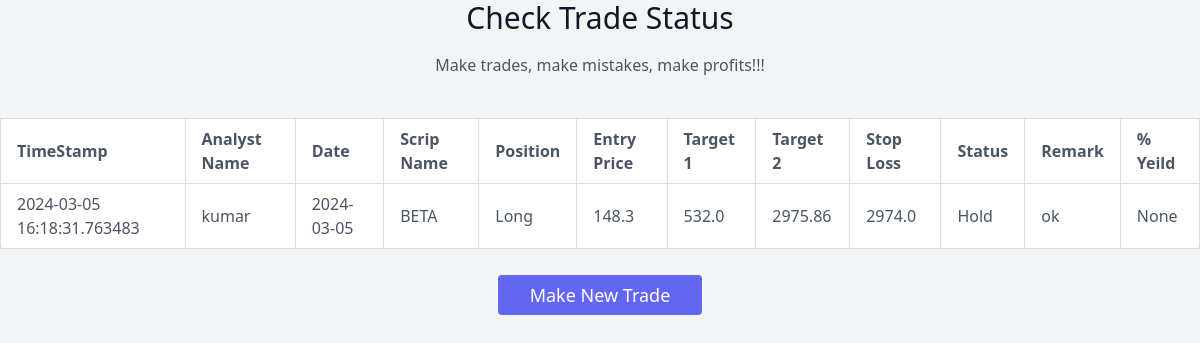
The app's page /trades (signed in) with its own data.
### models/models.py (models this page shows, shortened)
class CallBook(db.Model):
    __tablename__ = 'CallBook'
    id = db.Column(db.Integer, primary_key=True)
    TimeStamp = db.Column(db.TIMESTAMP, nullable=False)
    AnalystName = db.Column(db.String(50), nullable=False)
    Date = db.Column(db.Date, nullable=False)
    ScripName = db.Column(db.String(50), nullable=False)
    Position = db.Column(db.String(10), nullable=False)
    EntryPrice = db.Column(db.Float, nullable=False)
    Target1 = db.Column(db.Float, nullable=False)
    Target2 = db.Column(db.Float, nullable=False)
    StopLoss = db.Column(db.Float, nullable=False)
    Status = db.Column(db.String(50), nullable=False)
    GainLoss = db.Column(db.Float, nullable=True)
    Remark = db.Column(db.String(255), nullable=True)
    scrip_Code = db.Column(db.Integer, nullable=False)
    user_id = db.Column(db.Integer, db.ForeignKey('user.id'), nullable=False)
    user = db.relationship('User', backref='trades', lazy=True)

### app.py (the view)
@app.route('/trades')
def trades():
    user_id = session.get('user_id')
    if user_id is None:
        return redirect(url_for('login'))
    user = User.query.filter_by(id=user_id).first()
    decrypt_data_username = decrypt_data(user.username)
    if decrypt_data_username == 'admin':
        user_trades = CallBook.query.all()
        api_key = "7bysRZCyXtO7xy9uxk9EtZbNMa2sH6qr"
        secret_key = "BiR30xFE5S4XC9rT0aQcz1ZdAg3CyyBz"
        request_token = request.args.get('request_token')
        espressoApi = EspressoConnect(api_key)
        sessionEspresso = espressoApi.generate_session(request_token, secret_key)
        access_token = espressoApi.get_access_token(api_key, sessionEspresso)
        access_token = json.loads(access_token)
        token = access_token["data"]["token"]
        access_token_entry = AccessToken(accesstoken=token, TimeStamp=datetime.now())
        db.session.add(access_token_entry)
        db.session.commit()
        return render_template('trades.html',user_trades=user_trades)
    else:
        user_trades = CallBook.query.filter_by(user_id=user_id).all()
    return render_template('trades.html', user_trades=user_trades)

### encrypt.py (called while the page is built)
    def decrypt_data(encrypted_data):
        decrypted_data = cipher_suite.decrypt(encrypted_data).decode()
        return decrypted_data

### templates/trades.html (shortened to what this page needs)
<!DOCTYPE html>
<html lang="en">
<head>
    <link rel="stylesheet" href="{{ url_for('static', filename='css/trades.css') }}">
    <link href="https://unpkg.com/tailwindcss@^2.0/dist/tailwind.min.css" rel="stylesheet">
</head>
<body class="bg-gray-100">
    <section class="text-gray-600 body-font">
        <div class="text-center mb-10 px-4 md:px-0">
            <h1 class="sm:text-3xl text-2xl font-medium text-center title-font text-gray-900 mb-4">Check Trade Status</h1>
            <p class="text-base leading-relaxed xl:w-2/4 lg:w-3/4 mx-auto">Make trades, make mistakes, make profits!!!</p>
        </div>
        <div class="overflow-x-auto">
            <table class="w-full table-auto bg-white rounded-lg">
                <thead>
                    <tr>
                        <th class="px-4 py-2">TimeStamp</th>
                        <th class="px-4 py-2">Analyst Name</th>
                        <th class="px-4 py-2">Date</th>
                        <th class="px-4 py-2">Scrip Name</th>
                        <th class="px-4 py-2">Position</th>
                        <th class="px-4 py-2">Entry Price</th>
                        <th class="px-4 py-2">Target 1</th>
                        <th class="px-4 py-2">Target 2</th>
                        <th class="px-4 py-2">Stop Loss</th>
                        <th class="px-4 py-2">Status</th>
                        <th class="px-4 py-2">Remark</th>
                        <th class="px-4 py-2">% Yeild</th>
                    </tr>
                </thead>
                <tbody>
                    {% for trade in user_trades %}
                        <tr>
                            <td class="border px-4 py-2">{{ trade.TimeStamp }}</td>
                            <td class="border px-4 py-2">{{ trade.AnalystName }}</td>
                            <td class="border px-4 py-2">{{ trade.Date }}</td>
                            <td class="border px-4 py-2">{{ trade.ScripName }}</td>
                            <td class="border px-4 py-2">{{ trade.Position }}</td>
                            <td class="border px-4 py-2">{{ trade.EntryPrice }}</td>
                            <td class="border px-4 py-2">{{ trade.Target1 }}</td>
                            <td class="border px-4 py-2">{{ trade.Target2 }}</td>
                            <td class="border px-4 py-2">{{ trade.StopLoss }}</td>
                            <td class="border px-4 py-2">{{trade.Status}}</td>
                            <td class="border px-4 py-2">{{ trade.Remark }}</td>
                            <td class="border px-4 py-2">{{trade.GainLoss}}</td>
                        </tr>
                    {% endfor %}
                </tbody>
            </table>
        </div>
        <div class="text-center mt-8">
            <a href="{{ url_for('callbook') }}" class="text-white bg-indigo-500 border-0 py-2 px-8 focus:outline-none hover:bg-indigo-600 rounded text-lg">Make New Trade</a>
        </div>
    </section>
</body>
</html>

### static/css/trades.css (style rules this page uses)
table { width: 100%; border-collapse: collapse; }
th, td { border: 1px solid #ddd; padding: 8px; text-align: left; }

### records on screen
CallBook: TimeStamp "2024-03-05 16:18:31.763483", AnalystName "kumar", Date "2024-03-05", ScripName "BETA", Position "Long", EntryPrice "148.3", Target1 "532.0", Target2 "2975.86", StopLoss "2974.0", Status "Hold", Remark "ok", GainLoss "None"
